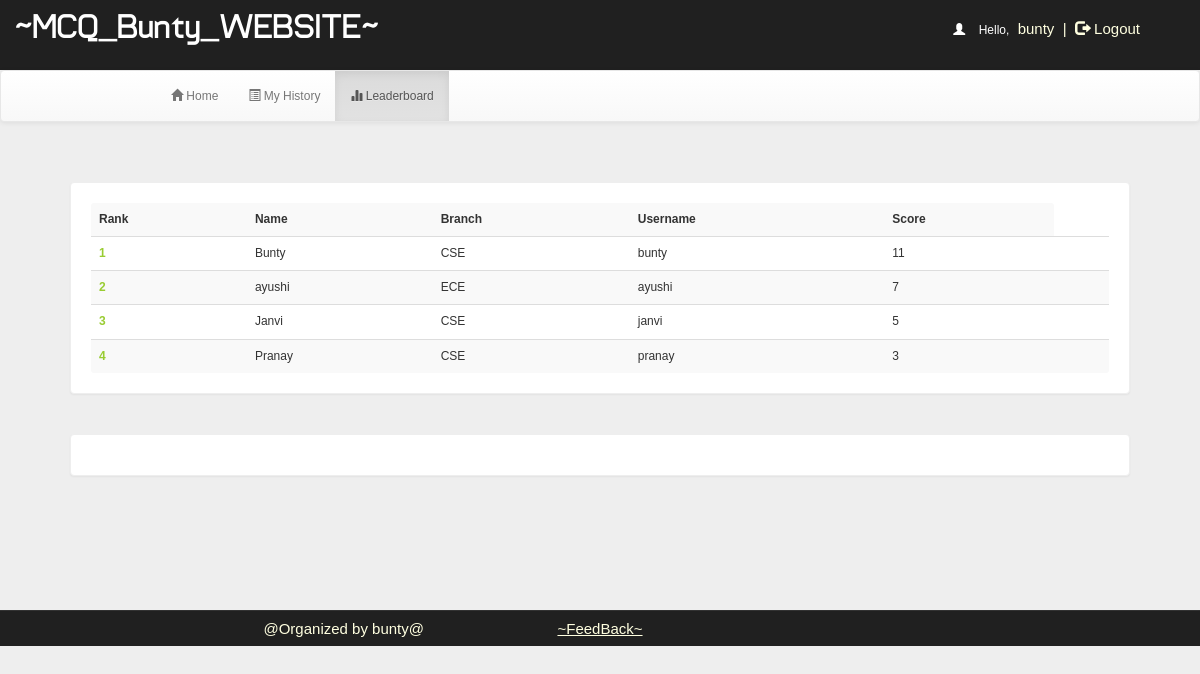
Screenshot of /account.php?q=3 (signed in) with the database file from the repository.
### tables this page shows
CREATE TABLE `rank` (
  `id` int(100) NOT NULL,
  `username` varchar(50) NOT NULL,
  `score` int(11) NOT NULL,
  `time` timestamp NOT NULL DEFAULT CURRENT_TIMESTAMP ON UPDATE CURRENT_TIMESTAMP
);

CREATE TABLE `user` (
  `id` int(100) NOT NULL,
  `name` varchar(50) NOT NULL,
  `rollno` varchar(20) NOT NULL,
  `branch` varchar(20) NOT NULL,
  `gender` varchar(5) NOT NULL,
  `username` varchar(50) NOT NULL,
  `phno` bigint(20) NOT NULL,
  `password` varchar(500) NOT NULL
);

### account.php (the view, shortened to what this page needs)
<!DOCTYPE html PUBLIC "-//W3C//DTD XHTML 1.0 Transitional//EN" "http://www.w3.org/TR/xhtml1/DTD/xhtml1-transitional.dtd">
<html xmlns="http://www.w3.org/1999/xhtml">
<head>
<link  rel="stylesheet" href="css/bootstrap.min.css"/>
 <link  rel="stylesheet" href="css/bootstrap-theme.min.css"/>
 <link rel="stylesheet" href="css/main.css">
 <link  rel="stylesheet" href="css/font.css">
</head>
<body>
<div class="header">
<div class="row">
<div class="col-lg-6">
<span class="logo">~MCQ_Bunty_WEBSITE~</span></div>
<div class="col-md-4 col-md-offset-2">
 <?php
include_once 'dbConnection.php';
if (!(isset($_SESSION['username']))) {
    header("location:index.php");
} else {
    $name     = $_SESSION['name'];
    $username = $_SESSION['username'];
    echo '<span class="pull-right top title1" ><span style="color:white"><span class="glyphicon glyphicon-user" aria-hidden="true"></span>&nbsp;&nbsp;&nbsp;&nbsp;Hello,</span> <span class="log log1" style="color:lightyellow">' . $username . '&nbsp;&nbsp;|&nbsp;&nbsp;<a href="logout.php?q=account.php" style="color:lightyellow"><span class="glyphicon glyphicon-log-out" aria-hidden="true"></span>&nbsp;Logout</button></a></span>';
}
?>
</div>
</div></div>
<div class="bg">
<nav class="navbar navbar-default title1">
  <div class="container-fluid">
    <div class="navbar-header">
      <a class="navbar-brand" href="#"><b>&nbsp;&nbsp;&nbsp;&nbsp;&nbsp;&nbsp;&nbsp;&nbsp;&nbsp;&nbsp;&nbsp;&nbsp;&nbsp;&nbsp;&nbsp;&nbsp;&nbsp;&nbsp;&nbsp;&nbsp;&nbsp;&nbsp;&nbsp;&nbsp;&nbsp;</b></a>
    </div>
    <div class="collapse navbar-collapse" id="bs-example-navbar-collapse-1">
      <ul class="nav navbar-nav">
        <li <?php
if (@$_GET['q'] == 1)
    echo 'class="active"';
?> ><a href="account.php?q=1"><span class="glyphicon glyphicon-home" aria-hidden="true"></span>&nbsp;Home<span class="sr-only">(current)</span></a></li>
        <li <?php
if (@$_GET['q'] == 2)
    echo 'class="active"';
?>><a href="account.php?q=2"><span class="glyphicon glyphicon-list-alt" aria-hidden="true"></span>&nbsp;My History</a></li>
    <li <?php
if (@$_GET['q'] == 3)
    echo 'class="active"';
?>><a href="account.php?q=3"><span class="glyphicon glyphicon-stats" aria-hidden="true"></span>&nbsp;Leaderboard</a></li></ul>
      </div>
  </div>
</nav>
<div class="container">
<div class="row">
<div class="col-md-12">
<?php
if (@$_GET['q'] == 3) {
    if(isset($_GET['show'])){
        $show = $_GET['show'];
        $showfrom = (($show-1)*10) + 1;
        $showtill = $showfrom + 9;
    }
    else{
        $showfrom = 1;
    }
    $q = mysqli_query($con, "SELECT * FROM rank") or die('Error223');
    echo '<div class="panel title">
<table class="table table-striped title1" >
<tr><td style="vertical-align:middle"><b>Rank</b></td><td style="vertical-align:middle"><b>Name</b></td><td style="vertical-align:middle"><b>Branch</b></td><td style="vertical-align:middle"><b>Username</b></td><td style="vertical-align:middle"><b>Score</b></td></tr>';
    $c = $showfrom-1;
    $total = mysqli_num_rows($q);
    if($total >= $showfrom){
        $q = mysqli_query($con, "SELECT * FROM rank ORDER BY score DESC, time ASC LIMIT ".($showfrom-1).",10") or die('Error223');
        while ($row = mysqli_fetch_array($q)) {
            $e = $row['username'];
            $s = $row['score'];
            $q12 = mysqli_query($con, "SELECT * FROM user WHERE username='$e' ") or die('Error231');
            while ($row = mysqli_fetch_array($q12)) {
                $name     = $row['name'];
                $branch   = $row['branch'];
                $username = $row['username'];
            }
            $c++;
            echo '<tr><td style="color:#99cc32"><b>' . $c . '</b></td><td style="vertical-align:middle">' . $name . '</td><td style="vertical-align:middle">' . $branch . '</td><td style="vertical-align:middle">' . $username . '</td><td style="vertical-align:middle">' . $s . '</td><td style="vertical-align:middle">';
        }
    }
    else{
    }
    echo '</table></div>';
    echo '<div class="panel title"><table class="table table-striped title1" ><tr>';
    echo '</tr></table></div>';
}
?>
</div></div></div></div>
<div class="row footer">
 <div class="col-md-2 box"></div>
<div class="col-md-3 box">
<a href="#" data-toggle="modal" data-target="#developers" s style="color:lightyellow;" onmouseover="this.style('color:yellow')" target="new">@Organized by bunty@</a>
</div>
<div class="col-md-2 box">
<a href="feedback.php" style="color:lightyellow;text-decoration:underline" onmouseover="this.style('color:yellow')" target="new">~FeedBack~</a></div>
</body>
</html>

### css/main.css (style rules this page uses)
body { overflow-x:hidden;width:100%;font: 12px "Century Gothic", "Times Roman", sans-serif;background:#eee;min-height:550px;background-attachment:fixed; }
.bg { min-height:540px; }
.panel { border-color:#eee;margin:40px;padding:20px;font: 15px "Century Gothic", "Times Roman", sans-serif; }
.title { font-family:'typo'; }
.header { background:#202020;height:70px; }
.logo { font-family:'typo';font-size:35px;color:#ffffff;margin:15px; }
.title1 { font: 12px "Century Gothic", "Times Roman", sans-serif; }
.footer { font-size:15px;text-align:center;border-top:1px solid;border-color:#323232;background-color:#202020; }
.footer a { margin:25px;color:#0000ff;text-decoration:none;font: 15px "Century Gothic", "Times Roman", sans-serif; }
.box { padding:9px; }
.top { margin-top:20px; }
.log1 { font: 15px 'Ubuntu', sans-serif;color:#0000ff;margin-left:10px; }
.log { margin:10px;margin-right:60px;margin-left:5px;color:#ffffb3;text-decoration:none;font-size:20px;font-size:15px; }

### rows the page displays
rank: user.name "Bunty", user.branch "CSE", user.username "bunty", score "11"
rank: user.name "ayushi", user.branch "ECE", user.username "ayushi", score "7"
rank: user.name "Janvi", user.branch "CSE", user.username "janvi", score "5"
rank: user.name "Pranay", user.branch "CSE", user.username "pranay", score "3"

### other values shown
$username "bunty"
